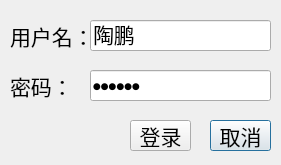
<?xml version="1.0" encoding="UTF-8"?>
<ui version="4.0">
 <class>Login</class>
 <widget class="QDialog" name="Login">
  <property name="geometry">
   <rect>
    <x>0</x>
    <y>0</y>
    <width>281</width>
    <height>165</height>
   </rect>
  </property>
  <property name="font">
   <font>
    <family>SimSun-ExtB</family>
    <pointsize>9</pointsize>
    <weight>75</weight>
    <bold>true</bold>
   </font>
  </property>
  <property name="windowTitle">
   <string>登录</string>
  </property>
  <property name="windowIcon">
   <iconset resource="res/togglebutton.qrc">
    <normaloff>:/togglebutton/on1.png</normaloff>:/togglebutton/on1.png</iconset>
  </property>
  <widget class="QPushButton" name="pushButtonCancel">
   <property name="geometry">
    <rect>
     <x>210</x>
     <y>120</y>
     <width>61</width>
     <height>31</height>
    </rect>
   </property>
   <property name="font">
    <font>
     <family>幼圆</family>
     <pointsize>16</pointsize>
     <weight>50</weight>
     <bold>false</bold>
    </font>
   </property>
   <property name="text">
    <string>取消</string>
   </property>
  </widget>
  <widget class="QLabel" name="labelUserName">
   <property name="geometry">
    <rect>
     <x>10</x>
     <y>20</y>
     <width>81</width>
     <height>31</height>
    </rect>
   </property>
   <property name="font">
    <font>
     <family>幼圆</family>
     <pointsize>16</pointsize>
     <weight>50</weight>
     <bold>false</bold>
    </font>
   </property>
   <property name="text">
    <string>用户名：</string>
   </property>
  </widget>
  <widget class="QLabel" name="labelUserCode">
   <property name="geometry">
    <rect>
     <x>10</x>
     <y>70</y>
     <width>61</width>
     <height>31</height>
    </rect>
   </property>
   <property name="font">
    <font>
     <family>幼圆</family>
     <pointsize>16</pointsize>
     <weight>50</weight>
     <bold>false</bold>
    </font>
   </property>
   <property name="text">
    <string>密码：</string>
   </property>
  </widget>
  <widget class="QLineEdit" name="lineEditUserName">
   <property name="geometry">
    <rect>
     <x>90</x>
     <y>20</y>
     <width>181</width>
     <height>31</height>
    </rect>
   </property>
   <property name="font">
    <font>
     <family>幼圆</family>
     <pointsize>16</pointsize>
     <weight>50</weight>
     <bold>false</bold>
    </font>
   </property>
   <property name="text">
    <string>陶鹏</string>
   </property>
  </widget>
  <widget class="QLineEdit" name="lineEditUserCode">
   <property name="geometry">
    <rect>
     <x>90</x>
     <y>70</y>
     <width>181</width>
     <height>31</height>
    </rect>
   </property>
   <property name="font">
    <font>
     <family>幼圆</family>
     <pointsize>7</pointsize>
     <weight>75</weight>
     <bold>true</bold>
    </font>
   </property>
   <property name="text">
    <string>123456</string>
   </property>
   <property name="echoMode">
    <enum>QLineEdit::Password</enum>
   </property>
  </widget>
  <widget class="QPushButton" name="pushButtonLogin">
   <property name="geometry">
    <rect>
     <x>130</x>
     <y>120</y>
     <width>61</width>
     <height>31</height>
    </rect>
   </property>
   <property name="font">
    <font>
     <family>幼圆</family>
     <pointsize>16</pointsize>
     <weight>50</weight>
     <bold>false</bold>
    </font>
   </property>
   <property name="text">
    <string>登录</string>
   </property>
  </widget>
 </widget>
 <resources>
  <include location="res/togglebutton.qrc"/>
 </resources>
 <connections/>
</ui>
